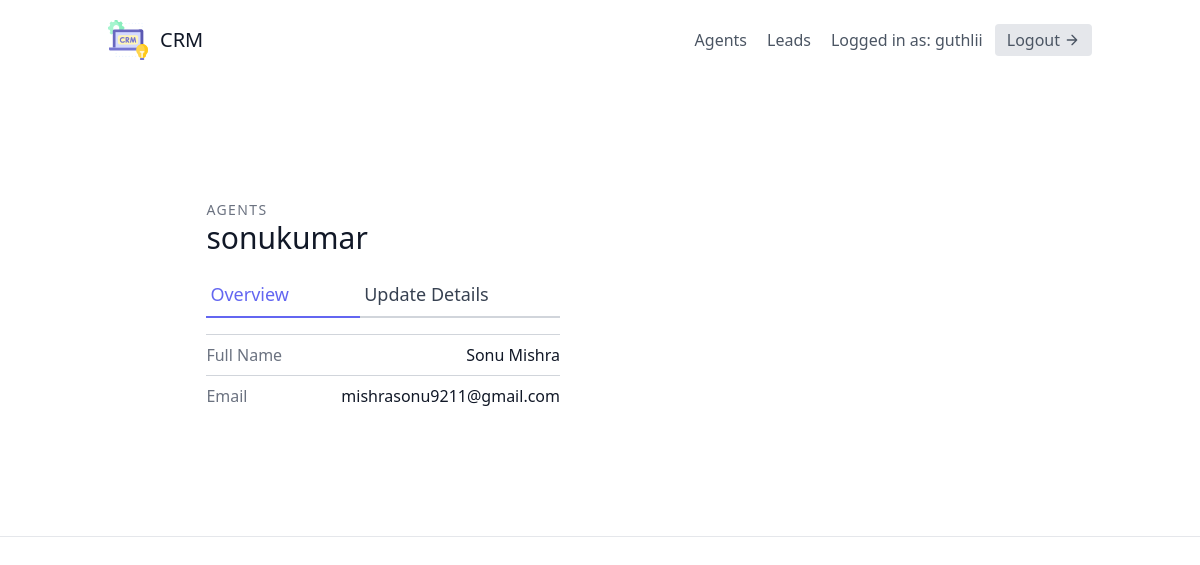
/agents/4/detail (signed in), run on the app's committed database.
### leads/models.py (models this page shows, shortened)
class User(AbstractUser):
    is_organisor = models.BooleanField(default=True)
    is_agent = models.BooleanField(default=False)

class Agent(models.Model):
    user = models.OneToOneField(User, on_delete=models.CASCADE)
    organisation = models.ForeignKey(UserProfile, on_delete=models.CASCADE)

### agents/views.py (the view)
# urls.py: path('<int:pk>/detail',AgentDetailView.as_view(),name="agent-detail"),
class AgentDetailView(OrganisorAndLoginRequiredMixin, generic.DetailView):
    template_name = "agents/agent_detail.html"
    context_object_name = "agent"
    def get_queryset(self):
        organisation = self.request.user.userprofile
        return Agent.objects.filter(organisation=organisation)

### agents/mixins.py (called while the page is built)
    def dispatch(self, request, *args, **kwargs):
        if not request.user.is_authenticated or not request.user.is_organisor:
            return redirect("leads:landing")
        return super().dispatch(request, *args, **kwargs)

### agents/templates/agents/agent_detail.html
{% extends "base.html" %}
{% block content %}
<section class="text-gray-700 body-font overflow-hidden">
  <div class="container px-5 py-24 mx-auto">
    <div class="lg:w-4/5 mx-auto flex flex-wrap">
      <div class="lg:w-1/2 w-full lg:pr-10 lg:py-6 mb-6 lg:mb-0">
        <h2 class="text-sm title-font text-gray-500 tracking-widest">AGENTS</h2>
        <h1 class="text-gray-900 text-3xl title-font font-medium mb-4">{{agent.user.username}}</h1>
        <div class="flex mb-4">
          <a href="{% url 'agents:agent-detail'  agent.pk %}" class="flex-grow text-indigo-500 border-b-2 border-indigo-500 py-2 text-lg px-1">
            Overview
          </a>
          <a href="{% url 'agents:agent-update' agent.pk %}"
          class="flex-grow border-b-2 border-gray-300 py-2 text-lg px-1">
            Update Details
          </a>
        </div>
        <div class="flex border-t border-gray-300 py-2">
            <span class="text-gray-500">Full Name</span>
            <span class="ml-auto text-gray-900">{{ agent.user.first_name }} {{ agent.user.last_name }}</span>
        </div>
        <div class="flex border-t border-gray-300 py-2">
            <span class="text-gray-500">Email</span>
            <span class="ml-auto text-gray-900">{{ agent.user.email }}</span>
        </div>
    </div>
  </div>
</div>
</section>
<hr>
{% endblock content %}

### templates/navbar.html (shortened to what this page needs)
<header class="text-gray-600 body-font">
  <div class="container mx-auto flex flex-wrap p-5 flex-col md:flex-row items-center">
    <a class="flex title-font font-medium items-center text-gray-900 mb-4 md:mb-0">
        <span class="ml-3 text-xl"> CRM</span>
    </a>
    <nav class="md:ml-auto flex flex-wrap items-center text-base justify-center">
      {% if not request.user.is_authenticated %}
      <a href="{% url 'signup' %}" class="mr-5 hover:text-gray-900">signup</a>
      {% else %}
      {% if request.user.is_organisor %}
      <a href="{% url 'agents:agent-list' %}" class="mr-5 hover:text-gray-900">Agents</a>
      {% endif %}
      <a href="{% url 'leads:landing' %}" class="mr-5 hover:text-gray-900">Leads</a>
      {% endif %}
    </nav>
    {% if request.user.is_authenticated %}
    Logged in as: {{request.user.username}}
    <a href="{% url 'logout' %}"
    class="ml-3 inline-flex items-center bg-gray-200 border-0 py-1 px-3 focus:outline-none hover:bg-gray-300 rounded text-base mt-4 md:mt-0">
      Logout
      <svg fill="none" stroke="currentColor" stroke-linecap="round" stroke-linejoin="round" stroke-width="2" class="w-4 h-4 ml-1" viewBox="0 0 24 24">
        <path d="M5 12h14M12 5l7 7-7 7"></path>
    </svg>
    </a>
    {% endif %}
  </div>
</header>

### data on the page
User: user.username "guthlii"
Agent: user.username "sonukumar", user.first_name "Sonu", user.last_name "Mishra", user.email "mishrasonu9211@gmail.com"
